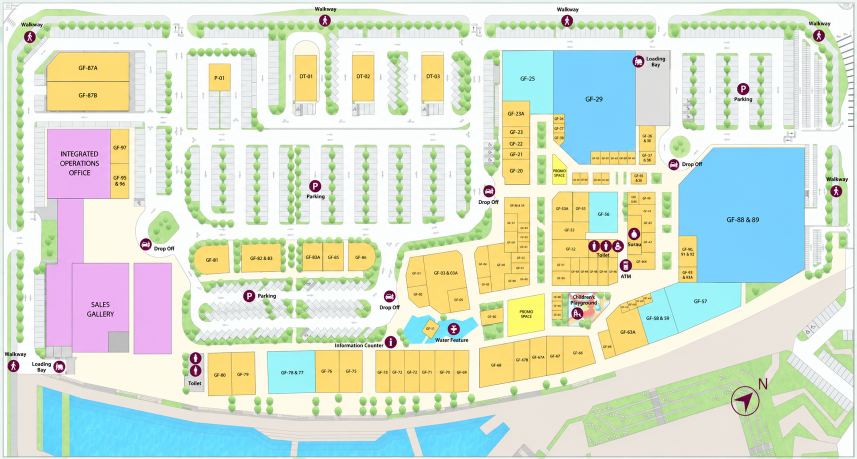
#> input picture Backend/data/gf_light_map.png, 1714 x 918 px (shown at 1/2 size)
$ python pick_points.py
#> lines starting #> are read from the running program, lines starting #| are printed output that depends on the picture
"""MallPilot AI: editable floor-plan graph node editor.

Run from the MallPilot-Backend root:
    .\\.venv\\Scripts\\python.exe tools\\pick_points.py

Uses:
    data/gf_light_map.png
    data/mall_graph_GF.json

Keys:
    1..6  choose node type
    A     add mode (click empty area)
    M     move mode (click node, then click new position)
    D     delete mode (click node, then press X to confirm)
    T     change type mode (choose type 1..6, then click node)
    I     insert/split mode (click directly on existing edge)
    U     undo most recent edit (this session)
    Esc   cancel pending selection
    S     save
    Q     save and quit

Note: Image coordinates and distance_px use image pixels, not metres.
"""

import copy
import json
import math
import re
import shutil
from datetime import datetime
from pathlib import Path

import cv2

ROOT = Path(__file__).resolve().parent.parent
IMAGE_FILE = ROOT / "data" / "gf_light_map.png"
GRAPH_FILE = ROOT / "data" / "mall_graph_GF.json"
FLOOR = "GF"
WINDOW = "MallPilot - Node Editor"

NODE_TYPES = {
    ord("1"): "junction",
    ord("2"): "store_entrance",
    ord("3"): "lift",
    ord("4"): "escalator",
    ord("5"): "mall_entrance",
    ord("6"): "stairs",
}


def pixel_distance(a, b):
    return round(math.hypot(b["x"] - a["x"], b["y"] - a["y"]), 2)


class MallNodeEditor:
    def __init__(self, image_file=IMAGE_FILE, graph_file=GRAPH_FILE, floor=FLOOR):
#> called with floor = 'GF'
        self.image_file = Path(image_file)
        self.graph_file = Path(graph_file)
        self.floor = floor
        self.image = cv2.imread(str(self.image_file))
#> self.image is the input picture: shape (918, 1714, 3); mean B, G, R 208.6, 226.2, 215.5
        if self.image is None:
            raise FileNotFoundError(f"Could not read floor image: {self.image_file}")

        self.image_h, self.image_w = self.image.shape[:2]
#> self.image_h = 918; self.image_w = 1714
        if self.graph_file.exists():
            with self.graph_file.open("r", encoding="utf-8") as f:
                self.data = json.load(f)
            actual = (self.data.get("image_width"), self.data.get("image_height"))
            expected = (self.image_w, self.image_h)
            if actual != expected:
                raise ValueError(
                    f"Map size mismatch: JSON={actual}, image={expected}. "
                    "Use exactly the same original map image."
                )
            print(f"Loaded existing graph: {self.graph_file}")
        else:
            self.data = {
                "floor": self.floor,
                "image_width": self.image_w,
                "image_height": self.image_h,
                "nodes": [],
                "edges": [],
            }
            print("Graph JSON not found. Starting a new floor graph.")

        self.nodes = self.data.setdefault("nodes", [])
#> self.nodes = []
        self.edges = self.data.setdefault("edges", [])
#> self.edges = []

        node_ids = [n["id"] for n in self.nodes]
#> node_ids = []
        if len(set(node_ids)) != len(node_ids):
            raise ValueError("Duplicate node IDs found in graph JSON")
        self.nodes_by_id = {n["id"]: n for n in self.nodes}
        for edge in self.edges:
            if edge["from"] not in self.nodes_by_id or edge["to"] not in self.nodes_by_id:
                raise ValueError(f"Edge references a missing node: {edge}")

        used_numbers = []
        for node_id in node_ids:
            match = re.fullmatch(rf"{re.escape(self.floor)}_N(\d+)", node_id)
            if match:
                used_numbers.append(int(match.group(1)))
#> after the loop, used_numbers = []
        self.data["next_node_number"] = max(
            int(self.data.get("next_node_number", 1)),
            max(used_numbers, default=0) + 1,
        )

        scale = min(1.0, 1100 / self.image_w, 750 / self.image_h)
#> scale = 0.642
        self.display_w = max(1, round(self.image_w * scale))
#> self.display_w = 1100
        self.display_h = max(1, round(self.image_h * scale))
#> self.display_h = 589
        self.background = cv2.resize(self.image, (self.display_w, self.display_h))
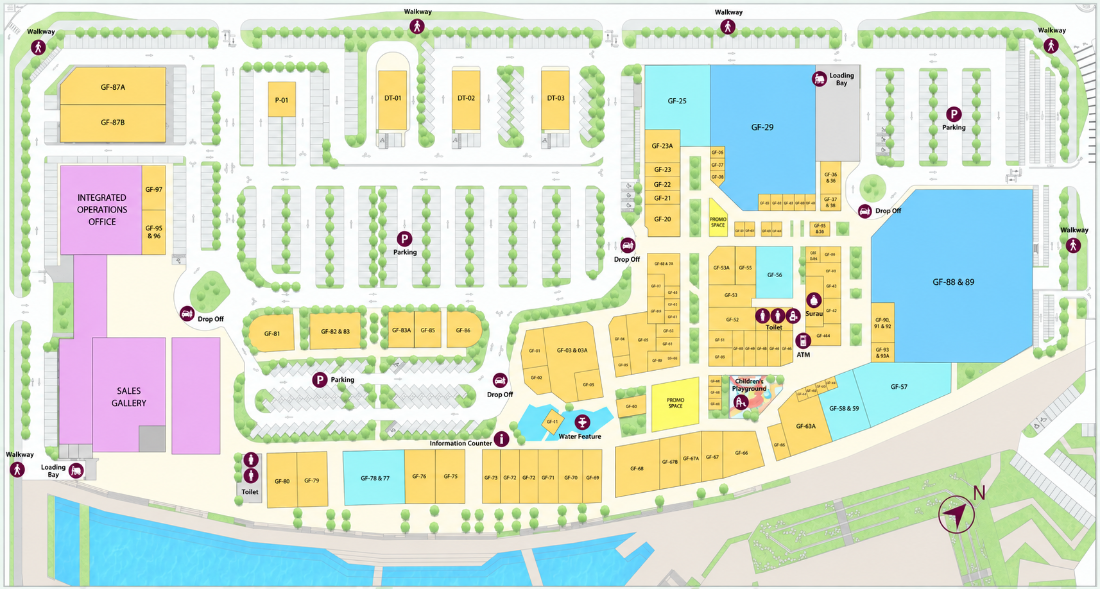
#> self.background: shape (589, 1100, 3); mean B, G, R 208.5, 226.1, 215.4
#| Loaded 0 nodes and 0 edges. Mode: ADD, Type: Junction

        self.mode = "add"
        self.node_type = "junction"
        self.selected_id = None
        self.history = []
        self.has_backed_up = False

    # [4 lines left out: function record_undo, not called in this run]

    def rebuild_index(self):
        self.nodes_by_id = {n["id"]: n for n in self.nodes}

    # [152 lines left out: functions original_xy, display_xy, nearest_node, add_node, move_node, delete_node and 4 more, not called in this run]

    def save(self):
        self.graph_file.parent.mkdir(parents=True, exist_ok=True)
        if self.graph_file.exists() and not self.has_backed_up:
            stamp = datetime.now().strftime("%Y%m%d_%H%M%S_%f")
            backup = self.graph_file.with_name(f"{self.graph_file.stem}.backup_{stamp}.json")
            shutil.copy2(self.graph_file, backup)
            self.has_backed_up = True
            print(f"Backup created: {backup}")
        tmp_file = self.graph_file.with_name(self.graph_file.name + ".tmp")
        with tmp_file.open("w", encoding="utf-8") as f:
            json.dump(self.data, f, ensure_ascii=False, indent=2)
        tmp_file.replace(self.graph_file)
        print(f"Saved {len(self.nodes)} nodes, {len(self.edges)} edges: {self.graph_file}")

    # [44 lines left out: function on_mouse, not called in this run]

    def draw(self):
        canvas = self.background.copy()
        # Subtle edge display (helps identify existing links without clutter).
        for edge in self.edges:
            a = self.nodes_by_id[edge["from"]]
            b = self.nodes_by_id[edge["to"]]
            cv2.line(canvas, self.display_xy(a), self.display_xy(b), (0, 155, 0), 1, cv2.LINE_AA)
        for node in self.nodes:
            x, y = self.display_xy(node)
            is_selected = node["id"] == self.selected_id
            cv2.circle(
                canvas, (x, y), 6 if is_selected else 3,
                (0, 255, 255) if is_selected else (0, 0, 255),
                -1, cv2.LINE_AA,
            )
#> this loop made 0 passes
        return canvas

    def run(self):
        print("\nMallPilot Node Editor — existing graph is preserved")
        print("1:Junction  2:Store  3:Lift  4:Escalator  5:Entrance  6:Stairs")
        print("A:Add  M:Move  D:Delete (press X to confirm)  T:Type  I:Split edge")
        print("U:Undo  Esc:Cancel  S:Save  Q:Save+Quit")
        print(f"Loaded {len(self.nodes)} nodes and {len(self.edges)} edges. Mode: ADD, Type: Junction\n")
        cv2.namedWindow(WINDOW, cv2.WINDOW_AUTOSIZE)
        cv2.setMouseCallback(WINDOW, self.on_mouse)
        try:
            while True:
                cv2.imshow(WINDOW, self.draw())
                key = cv2.waitKey(20) & 0xFF
#> (key x is pressed here)
                if key in NODE_TYPES:
                    self.node_type = NODE_TYPES[key]
                    print(f"Selected node type: {self.node_type}")
                elif key in (ord("a"), ord("m"), ord("d"), ord("t"), ord("i")):
                    self.mode = {
                        ord("a"): "add", ord("m"): "move", ord("d"): "delete",
                        ord("t"): "type", ord("i"): "insert",
                    }[key]
                    self.selected_id = None
                    print(f"Mode: {self.mode.upper()}")
                elif key == ord("x") and self.mode == "delete" and self.selected_id:
                    self.delete_node(self.selected_id)
                    self.selected_id = None
                elif key == ord("u"):
                    self.undo()
                elif key == 27:
                    self.selected_id = None
                    print("Selection cancelled.")
                elif key == ord("s"):
                    self.save()
                elif key == ord("q"):
                    self.save()
                    break
                try:
                    if cv2.getWindowProperty(WINDOW, cv2.WND_PROP_VISIBLE) < 1:
                        self.save()
                        break
                except cv2.error:
                    self.save()
                    break
        finally:
            cv2.destroyAllWindows()


if __name__ == "__main__":
    MallNodeEditor().run()
